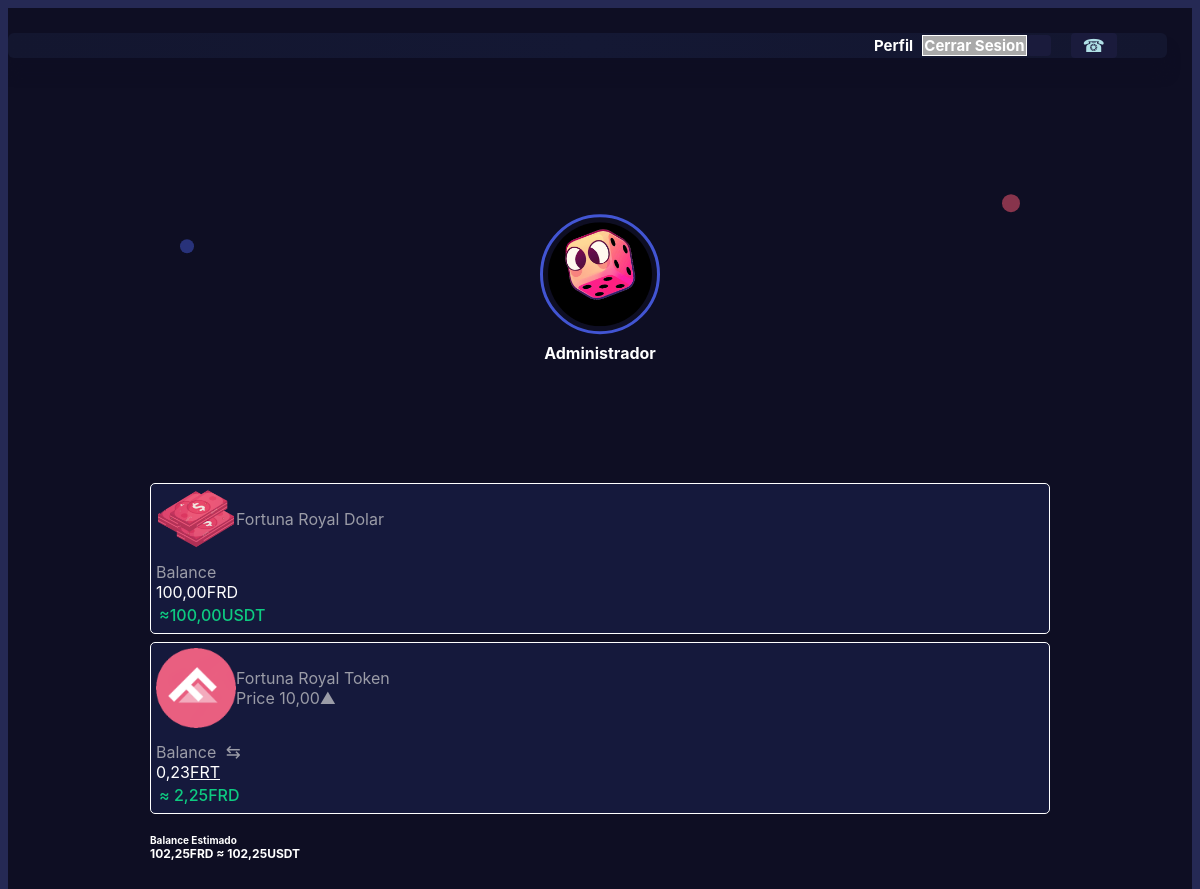
Screenshot of /Feed/Home/home.php (signed in) with the database file from the repository.
### tables this page shows
CREATE TABLE `USUARIOS` (
  `ID` int(11) NOT NULL,
  `FECHA` timestamp NOT NULL DEFAULT CURRENT_TIMESTAMP,
  `APODO` varchar(25) DEFAULT NULL,
  `PASSWORD` varchar(13) DEFAULT NULL,
  `CORREO` varchar(34) DEFAULT NULL,
  `TELEFONO` varchar(15) DEFAULT NULL,
  `NOMBRE` varchar(255) DEFAULT NULL,
  `NACIONALIDAD` varchar(34) DEFAULT NULL,
  `LINKREFERIDO` varchar(255) DEFAULT NULL,
  `CODIGOREFERIDO` varchar(255) DEFAULT NULL,
  `RATE` int(11) NOT NULL DEFAULT '0',
  `SALDO` decimal(13,4) UNSIGNED NOT NULL DEFAULT '0.0000',
  `SALDOREFERIDO` decimal(13,4) UNSIGNED NOT NULL DEFAULT '0.0000',
  `ACTIVO` int(11) NOT NULL DEFAULT '0',
  `BLOQUEADO` int(11) NOT NULL DEFAULT '0',
  `NIVEL` int(11) NOT NULL DEFAULT '0',
  `PERFIL` varchar(255) DEFAULT 'perfil.jpg',
  `IP` varchar(255) DEFAULT NULL,
  `WALLET` varchar(255) DEFAULT NULL,
  `APIKEY` varchar(255) DEFAULT NULL,
  `HEXWALLET` varchar(255) DEFAULT NULL,
  `USDT` decimal(13,4) UNSIGNED NOT NULL DEFAULT '0.0000',
  `P2P` decimal(13,4) UNSIGNED NOT NULL DEFAULT '0.0000',
  `CLIENTE` json DEFAULT NULL
);

### modulo.php (called while the page is built, shortened)
<?php
function row_sqlconector($consulta) {
 $row =0;
 $conexion = @mysqli_connect(servidor(),user(),password(),database());
 if (!$conexion) {
	 echo "Refresh page, Failed to connect to Data...";
	 exit();
 }else{
	 if($resultado = mysqli_query( $conexion, $consulta )){
		 $row = mysqli_fetch_array($resultado);
	 }
 }
 return $row;
}
  function readVendedor($id){
		return row_sqlconector("select * from USUARIOS where ID=".$id);
  }
	function readToken($token) {
		return row_sqlconector("select * from TOKEN where TOKEN='".$token."'");
	}
	  function miformat($number){
		  return number_format($number,2,",",".");
	  }
		function price($price){
			if($price >= 1)
				return number_format($price,2,",",".");
			return number_format($price,4,",",".");
		}
		function balanceEstimado(){
			$conexion = mysqli_connect(servidor(),user(),password(),database());
			if (!$conexion) {
				echo "Refresh page, Failed to connect to Data...";
				exit();
			}else{
				$consulta = "select * from WALLETOKEN WHERE CORREO='".readVendedor($_SESSION['user'])['CORREO']."' AND BLOQUEADO=0 AND CANTIDAD>0";
				$resultado = mysqli_query( $conexion, $consulta );
				$total=readVendedor($_SESSION['user'])['SALDO'];
				while($row = mysqli_fetch_array($resultado)){
					$total=$total + $row['TOTAL'];
			  }
				return miformat($total);
			}
		}
		function countPreci($token){
	    $recordcount = row_sqlconector("SELECT Count(*) as SUMA FROM PRECIOTOKEN WHERE TOKEN='".$token."'")['SUMA'];
	    $x=1;
	    $precioactual = 0;
	    $precioanterior = 0;
			$volactual = 0;
			$volanterior = 0;
			$patrimonioactual = 0;
			$patrimonioanterior = 0;
			$crecimiento = 0;
	    $conexion = mysqli_connect(servidor(),user(),password(),database());
	    $consulta = "select * from PRECIOTOKEN WHERE TOKEN='".$token."'";
	    $resultado = mysqli_query( $conexion, $consulta );
	    while($row = mysqli_fetch_array($resultado)){
	      if($x == ($recordcount - 1 )){
	        $precioanterior = $row['PRECIO'];
					$volanterior = $row['VOLUMEN'];
					$patrimonioanterior = $row['PATRIMONIO'];
	      }
	      if($x == $recordcount){
	        $precioactual = $row['PRECIO'];
					$volactual = $row['VOLUMEN'];
					$patrimonioactual = $row['PATRIMONIO'];
					$crecimiento = $row['CRECIMIENTO'];
	      }
	      $x++;
	    }
	    return array($precioactual,$precioanterior,$volactual,$volanterior,$patrimonioactual,$patrimonioanterior,$crecimiento);
	  }
		function getSymbol($token){
		  $symbol="▲";
		  $precio = countPreci($token);
		  if($precio[0] < $precio[1]){
		    $symbol= "▼";
		  }
		  else{
		    $symbol="▲";
		  }
		  return $symbol;
		}
		function colorPrecio($token){
			$color="#0ECB81";
			$precio = countPreci($token);
			if($precio[0] < $precio[1]){
				$color= "#F6465D";
			}
			else{
			 	$color="#0ECB81";
			}
			return $color;
		}
?>

### Feed/Home/home.php (the view, shortened to what this page needs)
<?php
  include "../../modulo.php";
?>
<!DOCTYPE html>
<html lang="es" style="overflow-y:auto;">
<head>
  <link rel="stylesheet" href="https://cdnjs.cloudflare.com/ajax/libs/normalize/5.0.0/normalize.min.css">
  <link rel="stylesheet" href="./style.css">
  <link rel="stylesheet" href="https://cdnjs.cloudflare.com/ajax/libs/normalize/5.0.0/normalize.min.css">
</head>
<body>
<div class="wrapper">
 <div class="main-container">
  <div class="header">
   <div class="user-info">
    <?php
    if(!isset($_SESSION['user']) ){
    ?>
    <div class="user-name"><a href="sesion.php" style="color:white;font-weight:bold;text-decoration: none;">Log In/Sign Up</a></div>
    <?php
    }
    else{
      ?>
      <div class="user-name"><a href="perfil.php" style="color:white;font-weight:bold;text-decoration: none;">Perfil</a>
      <a onclick="cerrar()" style="color:white;font-weight:bold;text-decoration: none;margin-left:5px; border:1px solid white; cursor:pointer;background:darkgray; padding-left:1px;padding-right:1px;">Cerrar Sesion</a>
    </div>
      <?php
    }
    ?>
    <button class="button" style="--bgColorItem: #ff8c00;" >
    </button>
  </div>
  <?php
  if(!isset($_SESSION['user']) ){
  ?>
  <button class="button" style="--bgColorItem: #ff8c00;" >
      <a href="#dashboard" accesskey="1">
        <div>
          <h1 style="color:powderblue;
          text-align: center"</h1>
        <span  class="icon icon-bell"></span>
      </div>
      </a>
  </button>
  <?php
  }
  else{
    ?>
    <li class="button">
      <label for='toggle' id='campana' onclick='notifread()'>
        <span class="icon icon-bell" style="color:powderblue;text-align: center;font-size:18px;">&#9742;</span>
      </label>
    </li>
    <?php
  }
  ?>
</div>
   <div class="account-wrapper" style="--delay: .2s">
     <?php
     if(!isset($_SESSION['user']) ){
     ?>
     <div class="account-profile" style="width:800px; margin:0 auto; bottom:-200px; position: fixed; left: 50%; top: 55%; transform: translate(-50%, -50%);">
       <img src="fortuna_logo1.png" alt="" style="width:120px; height:120px; ">
       <div class="blob-wrap">
         <div class="blob"></div>
         <div class="blob"></div>
         <div class="blob"></div>
       </div>
      <div class="account-name" style="color:white;font-size:34px; font-weight:bold;">Fortuna Royal</div>
      <div class="account-title"></div>
     </div>
     <div class='account card' style='background: transparent; overflow-y: auto;width:80%; height: 45%; margin:0 auto; bottom:-100px; position: fixed; left: 50%; top: 65%; transform: translate(-50%, -50%);'>
      <h2 style='color:white;'>Compra y vende Participaciones de Comercios en minutos</h2>
      <span style='color:white;'> Una alternativa de inversión diversificada para emprendedores, Únete al mayor exchange de participaciones del mundo, conoce y sigue de cerca cada Proyecto de negocio.</span>
      <div style="height:20px;width:100%;"></div>
      <a style="width:200px; padding:10px; color:black; text-align:center; border:1px solid #FCD535; border-radius: 3px; background: #FCD535; font-weight:bold; cursor:pointer;" onclick="window.location.href='../Home/sesion.php'">Comenzar Ahora</a>
      <div style="height:20px;width:100%;"> </div>
      <h3>Compra y Vende fácilmente</h3>
      <p>
        <img style="margin:10px;" align="right" src="FRT_logo.png" width="50" height="50">
        Disfruta del exchange de participaciones en los comercios afiliados. Puedes operar con cientos de Comercios e interfaces muy facil de usar.
        invierten en numerosos instrumentos, lo que reduce el riesgo, los comercios estan constituidos por el aporte de diversas personas,
        diariamente se tienen un precio o valor liquidativo, obtenido por la división entre el patrimonio valorado y el número de participaciones en circulación.
      </p>
     </div>
     <?php
     }
     else{
       ?>
       <div onclick="perfil()" class="account-profile" style="width:800px; margin:0 auto; bottom:-200px; position: fixed; left: 50%; top: 55%; transform: translate(-50%, -50%);">
         <img src="perfiles/<?php echo readVendedor($_SESSION['user'])['PERFIL']?>" alt="" style="width:120px; height:120px; ">
         <div class="blob-wrap">
           <div class="blob"></div>
           <div class="blob"></div>
         </div>
        <div class="account-name"><?php echo readVendedor($_SESSION['user'])['NOMBRE']?></div>
       </div>
       <div class='account card' style='background: transparent; overflow-y: auto;width:80%; height: 60%; margin:0 auto; bottom:-100px; position: fixed; left: 50%; top: 68%; transform: translate(-50%, -50%);'>
       <?php
       echo "<div onclick='' style='background: #15193C;  border:solid 1px;border-radius:5px; border-color:white; padding:5px;cursor:default;'>
         <div style=' text-transform:capitalize; display: flex; align-items: center;justify-content: justify;'>
         <img src='fdollar_balance.png' alt='' style='width:80px;'> Fortuna Royal Dolar
         </div>
         <div style='margin-top:13px;'>Balance</div>
         <div style='color:white;' >".miformat(readVendedor($_SESSION['user'])['SALDO'])."FRD</div>
         <div class='account-iban' style='padding:3px;color:#0ECB81;'>≈".miformat(readVendedor($_SESSION['user'])['SALDO'])."USDT</div>
       </div>";
       $conexion = mysqli_connect(servidor(),user(),password());
 		   $consulta = "select * from WALLETOKEN WHERE CORREO='".readVendedor($_SESSION['user'])['CORREO']."' AND BLOQUEADO=0 AND CANTIDAD>0";
 		   $resultado = mysqli_query( $conexion, $consulta );
    		while($row = mysqli_fetch_array($resultado)){
       		echo "
          <div onclick='' style='background: #15193c; margin-top:8px; border:solid 1px;border-radius:5px; border-color:white; padding:5px;cursor:default;'>
            <div style='text-transform:capitalize;display: flex; align-items: center;justify-content: justify;'>
              <img src='../Book/comercios/".readToken($row['TOKEN'])['IMAGEN']."' alt='' style='width:80px;'>
              ".readToken($row['TOKEN'])['NOMBRE']."<br>Price ".price($row['VALOR']).getSymbol($row['TOKEN'])."
            </div>
            <div style='margin-top:13px;'>Balance
            <label style='font-size:18px; margin-left:5px;' title='Convertir Saldo a FRD' onclick=\"vender('{$row['TOKEN']}',{$row['VALOR']},{$row['CANTIDAD']},{$row['TOTAL']})\">⇆</label></div>
            <div  style='color:white;'>".miformat($row['CANTIDAD'])."<a style='cursor:pointer; text-decoration:underline;' onclick=\"window.location.href='../Games/info.php?token=".$row['TOKEN']."'\">{$row['TOKEN']}</a></div>
            <div class='account-iban' style='padding:3px;color:".colorPrecio($row['TOKEN']).";'>≈ ".miformat($row['TOTAL'])."FRD</div>
          </div>
           ";
 	  		}
        echo "<br>
             <span style=\"color:white;font-weight:bold; font-size:10px; \">Balance Estimado</span>
             <span style=\"color:white;font-weight:bold; font-size:12px; \">".balanceEstimado()."FRD ≈ ".balanceEstimado()."USDT</span>
             <br>
             <br>";
     }
     ?>
    </div>
   </div>
  </div>
</body>
</html>

### Feed/Home/style.css (style rules this page uses)
#campana { font-size: 0.5rem; color: rgb(255 255 255 / 87%); }
:root { --delay: 0s; }
* { outline: none; box-sizing: border-box; }
html { box-sizing: border-box; -webkit-font-smoothing: antialiased; }
img { max-width: 100%; }
body { font-family: "Inter", sans-serif; background-color: #252954; color: #9b9ca7; }
.wrapper { max-width: 1600px; background-color: #0e0e23; display: flex; height: 100vh; overflow: hidden; margin: 0 auto; }
.main-container { display: flex; flex-direction: column; flex-grow: 1; padding: 25px; overflow: auto; padding-left: 0; }
.header { background: #141834; background: radial-gradient(circle, #141834 0%, #13162f 100%); box-shadow: 0 16px 12px #0e0e23; width: 100%; padding: 0 30px; -webkit-animation: top 1s both; animation: top 1s both; display: flex; align-items: center; border-radius: 6px; font-size: 15px; white-space: nowrap; position: sticky; top: 0; left: 0; z-index: 10; }
.header:before { content: ""; width: 100%; height: 25px; position: absolute; top: -25px; left: 0; background-color: #0e0e23; }
.user-info { margin-left: auto; display: flex; align-items: center; }
.button { background-color: transparent; background-repeat: no-repeat; border: none; cursor: pointer; overflow: hidden; outline: none; display: flex; align-items: center; color: #9b9ca7; background: #1a1b3c; border: none; padding: 2px 12px; border-radius: 4px; margin-right: 20px; }
.card { background: #1a2049; background: radial-gradient(circle, #1a2049 0%, #13162f 100%); padding: 40px 30px; border-radius: 6px; display: flex; flex-direction: column; flex-grow: 1; max-height: 430px; width: 100%; }
.account { width: 100%; height: 180px; margin-top: auto; flex-grow: 0; position: relative; transition: 0.3s; cursor: pointer; transition: 0.3s; }
.account:before { position: absolute; width: 24px; height: 24px; box-shadow: -15px 0 0 0 #ef8741; background: #ef415c; top: 20px; left: 42px; border-radius: 50%; }
.account-profile { margin: auto; position: relative; text-align: center; position: relative; }
.account-profile img { width: 84px; height: 84px; border-radius: 50%; -o-object-fit: cover; object-fit: cover; -o-object-position: left; object-position: left; border: 3px solid #4255d3; padding: 5px; }
.account-profile .blob { position: absolute; border-radius: 50%; -webkit-animation: fly 5.8s linear infinite alternate; animation: fly 5.8s linear infinite alternate; }
.account-profile .blob:nth-child(1) { width: 14px; height: 14px; top: 25px; left: -20px; background: #28327a; -webkit-animation-delay: 0.9s; animation-delay: 0.9s; }
.account-profile .blob:nth-child(2) { width: 18px; height: 18px; background: #87344c; right: -20px; top: -20px; -webkit-animation-delay: 0.2s; animation-delay: 0.2s; }
.account-name { margin: 5px 0 5px; text-transform: capitalize; font-weight: bold; color: white; }
.account-iban { margin-top: auto; font-weight: 500; }
@media screen and (max-width: 1500px) { .wrapper { max-width: 1200px; } }

### rows the page displays
usuarios: PERFIL (picture), NOMBRE "Administrador", SALDO "100,00", CORREO.VALOR "102,25"

### other values shown
readToken($row['TOKEN'])['NOMBRE'] "Fortuna Royal Token"
price($row['VALOR']) "10,00"
getSymbol($row['TOKEN']) "▲"
miformat($row['CANTIDAD']) "0,23"
$row['TOKEN'] "FRT"
miformat($row['TOTAL']) "2,25"
